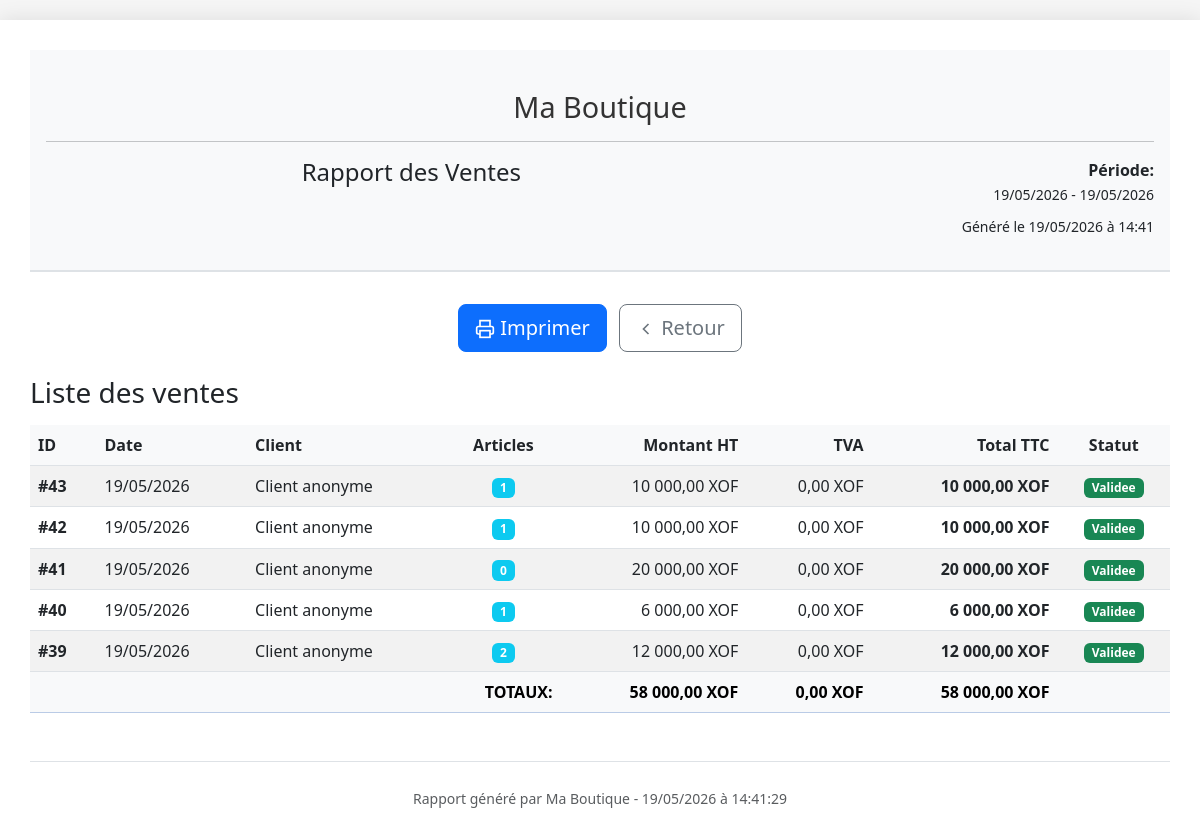
Screenshot of /rapport_affichage.php (signed in) with the database file from the repository.
### tables this page shows
CREATE TABLE `configuration` (
  `id_config` int(11) NOT NULL AUTO_INCREMENT,
  `nom_boutique` varchar(255) NOT NULL COMMENT 'Nom de la boutique/entreprise',
  `slogan` varchar(255) DEFAULT NULL COMMENT 'Slogan ou description courte',
  `logo` varchar(255) DEFAULT NULL COMMENT 'Chemin vers le fichier logo',
  `couleur_primaire` varchar(7) DEFAULT '#e6e64c' COMMENT 'Couleur principale (format HEX)',
  `couleur_secondaire` varchar(7) DEFAULT '#556a94' COMMENT 'Couleur secondaire (format HEX)',
  `adresse` text DEFAULT NULL COMMENT 'Adresse complète de l''entreprise',
  `telephone` varchar(100) DEFAULT NULL COMMENT 'Numéro(s) de téléphone',
  `email` varchar(255) DEFAULT NULL COMMENT 'Adresse email',
  `site_web` varchar(255) DEFAULT NULL COMMENT 'Site web de l''entreprise',
  `num_registre_commerce` varchar(100) DEFAULT NULL COMMENT 'Numéro d''enregistrement (RCCM, etc.)',
  `num_impot` varchar(100) DEFAULT NULL COMMENT 'Numéro fiscal/TVA',
  `devise` varchar(10) DEFAULT '$' COMMENT 'Symbole de la devise utilisée',
  `taux_tva` decimal(5,2) DEFAULT 0.00 COMMENT 'Taux de TVA par défaut (%)',
  `fuseau_horaire` varchar(50) DEFAULT 'Africa/Lubumbashi' COMMENT 'Fuseau horaire',
  `langue` varchar(10) DEFAULT 'fr' COMMENT 'Langue du système (fr, en, etc.)',
  `est_configure` tinyint(1) DEFAULT 0 COMMENT '0=Non configuré, 1=Configuré',
  `date_configuration` datetime DEFAULT NULL COMMENT 'Date de première configuration',
  `date_modification` timestamp NOT NULL DEFAULT current_timestamp() ON UPDATE current_timestamp(),
  `atelier_mode` tinyint(1) NOT NULL DEFAULT 0 COMMENT 'Activer le module Atelier Couture',
  `smtp_host` varchar(255) DEFAULT '' COMMENT 'H',
  `smtp_port` smallint(6) DEFAULT 587 COMMENT 'Port SMTP',
  `smtp_secure` varchar(10) DEFAULT 'tls' COMMENT 'tls ou ssl',
  `smtp_user` varchar(255) DEFAULT '' COMMENT 'Utilisateur SMTP',
  `smtp_pass` varchar(255) DEFAULT '' COMMENT 'Mot de passe SMTP',
  `smtp_from` varchar(255) DEFAULT '' COMMENT 'Email exp',
  `smtp_from_name` varchar(255) DEFAULT '' COMMENT 'Nom exp',
  `email_bilan` varchar(255) DEFAULT '' COMMENT 'Email destinataire bilan',
  `bilan_actif` tinyint(1) DEFAULT 0 COMMENT 'Activer envoi bilan journalier',
  PRIMARY KEY (`id_config`)
);

CREATE TABLE `ventes` (
  `id_vente` int(11) NOT NULL AUTO_INCREMENT,
  `numero_facture` varchar(50) NOT NULL COMMENT 'Numéro unique de la facture',
  `id_client` int(11) DEFAULT NULL COMMENT 'Client (NULL = vente comptoir)',
  `id_vendeur` int(11) NOT NULL COMMENT 'Vendeur/Caissier qui a effectué la vente',
  `montant_total` decimal(15,2) NOT NULL DEFAULT 0.00 COMMENT 'Montant total de la vente',
  `montant_ht` decimal(10,2) DEFAULT 0.00,
  `montant_remise` decimal(15,2) DEFAULT 0.00 COMMENT 'Remise accordée',
  `montant_tva` decimal(15,2) DEFAULT 0.00 COMMENT 'Montant TVA',
  `montant_paye` decimal(15,2) NOT NULL DEFAULT 0.00 COMMENT 'Montant payé par le client',
  `montant_rendu` decimal(15,2) DEFAULT 0.00 COMMENT 'Monnaie rendue',
  `mode_paiement` enum('especes','carte','mobile_money','cheque','credit') DEFAULT 'especes',
  `date_echeance` date DEFAULT NULL,
  `statut` enum('en_cours','validee','annulee') DEFAULT 'validee',
  `notes` text DEFAULT NULL COMMENT 'Notes ou observations',
  `date_vente` datetime DEFAULT current_timestamp() COMMENT 'Date et heure de la vente',
  `date_modification` timestamp NOT NULL DEFAULT current_timestamp() ON UPDATE current_timestamp(),
  `is_confection` tinyint(1) NOT NULL DEFAULT 0 COMMENT 'Commande de confection atelier',
  `type_confection` varchar(100) DEFAULT NULL COMMENT 'Type de confection (chemise, pantalon, boubou...)',
  PRIMARY KEY (`id_vente`),
  UNIQUE KEY `numero_facture` (`numero_facture`),
  UNIQUE KEY `unique_numero_facture` (`numero_facture`),
  KEY `idx_client` (`id_client`),
  KEY `idx_vendeur` (`id_vendeur`),
  KEY `idx_date` (`date_vente`),
  KEY `idx_statut` (`statut`),
  KEY `idx_ventes_date_statut` (`date_vente`,`statut`),
  KEY `idx_ventes_mode_paiement` (`mode_paiement`),
  KEY `idx_ventes_date_echeance` (`date_echeance`)
);

### config/database.php (called while the page is built, shortened)
<?php
require_once __DIR__ . '/config.php';
try {
    $dsn = "mysql:host=" . DB_HOST . ";dbname=" . DB_NAME . ";charset=" . DB_CHARSET;
    $options = [
        PDO::ATTR_ERRMODE => PDO::ERRMODE_EXCEPTION,
        PDO::ATTR_DEFAULT_FETCH_MODE => PDO::FETCH_ASSOC,
        PDO::ATTR_EMULATE_PREPARES => false,
        PDO::ATTR_PERSISTENT => false,
        PDO::MYSQL_ATTR_INIT_COMMAND => "SET NAMES " . DB_CHARSET
    ];
    $pdo = new PDO($dsn, DB_USER, DB_PASS, $options);
    function get_system_config() {
        global $pdo;
        try {
            $stmt = $pdo->query("SELECT * FROM configuration WHERE id_config = 1");
            return $stmt->fetch();
        } catch (PDOException $e) {
            error_log("Erreur get_system_config: " . $e->getMessage());
            return null;
        }
    }
    function db_query($sql, $params = []) {
        global $pdo;
        try {
            $stmt = $pdo->prepare($sql);
            $stmt->execute($params);
            return $stmt;
        } catch (PDOException $e) {
            error_log("Erreur SQL: " . $e->getMessage());
            throw $e;
        }
    }
    function db_fetch_all($sql, $params = []) {
        $stmt = db_query($sql, $params);
        return $stmt->fetchAll();
    }
} catch (PDOException $e) {
    $error_message = "Impossible de se connecter à la base de données.";
    error_log("Erreur de connexion PDO: " . $e->getMessage());
    if (defined('DEBUG_MODE') && DEBUG_MODE === true) {
        die_error($error_message . "<br><br><strong>Détails techniques :</strong><br>" . $e->getMessage());
    } else {
        die_error($error_message . "<br>Veuillez contacter l'administrateur système.");
    }
}

### protection_pages.php (called while the page is built, shortened)
<?php
require_once __DIR__ . '/config/database.php';
$config = get_system_config();
$nom_boutique = $config['nom_boutique'];
?>

### config/config.php (called while the page is built, shortened)
<?php
function e($string) {
    return htmlspecialchars($string ?? '', ENT_QUOTES, 'UTF-8');
}
function format_montant($montant, $devise = 'XOF') {
    return number_format($montant, 2, ',', ' ') . ' ' . $devise;
}

### rapport_affichage.php (the view, shortened to what this page needs)
<?php
require_once 'protection_pages.php';
$type = $_GET['type'] ?? 'ventes';
$date_debut = $_GET['date_debut'] ?? date('Y-m-d');
$date_fin = $_GET['date_fin'] ?? date('Y-m-d');
$periode = $_GET['periode'] ?? 'custom';
$titre = '';
$data = [];
switch ($type) {
    case 'ventes':
        $titre = 'Rapport des Ventes';
        $data = db_fetch_all("
            SELECT
                v.id_vente,
                v.date_vente,
                c.nom_client,
                v.montant_ht,
                v.montant_tva,
                v.montant_total,
                v.statut,
                COUNT(dv.id_detail) as nombre_articles
            FROM ventes v
            LEFT JOIN clients c ON v.id_client = c.id_client
            LEFT JOIN details_vente dv ON v.id_vente = dv.id_vente
            WHERE DATE(v.date_vente) BETWEEN ? AND ?
            GROUP BY v.id_vente
            ORDER BY v.date_vente DESC
        ", [$date_debut, $date_fin]);
        break;
}
?>
<!DOCTYPE html>
<html lang="fr">
<head>
    <link href="https://cdn.jsdelivr.net/npm/bootstrap@5.3.0/dist/css/bootstrap.min.css" rel="stylesheet">
</head>
<body>
    <div class="report-container">
        <div class="report-header">
            <div class="text-center mb-3">
                <h1 class="h2 mb-0"><?php echo e($nom_boutique); ?></h1>
            </div>
            <hr>
            <div class="row">
                <div class="col-md-8">
                    <h2 class="h4"><?php echo $titre; ?></h2>
                </div>
                <div class="col-md-4 text-end">
                    <div><strong>Période:</strong><br>
                        <small><?php echo date('d/m/Y', strtotime($date_debut)); ?> - <?php echo date('d/m/Y', strtotime($date_fin)); ?></small>
                    </div>
                    <div class="mt-2"><small>Généré le <?php echo date('d/m/Y à H:i'); ?></small></div>
                </div>
            </div>
        </div>
        <div class="text-center mb-4 no-print">
            <button onclick="window.print()" class="btn btn-primary btn-lg me-2">
                Imprimer
            </button>
            <a href="rapports.php?periode=<?php echo $periode; ?>&date_debut=<?php echo $date_debut; ?>&date_fin=<?php echo $date_fin; ?>" class="btn btn-outline-secondary btn-lg">
                <svg xmlns="http://www.w3.org/2000/svg" width="20" height="20" viewBox="0 0 24 24" fill="none" stroke="currentColor" stroke-width="2">
                    <polyline points="15 18 9 12 15 6"></polyline>
                </svg>
                Retour
            </a>
        </div>
        <?php if ($type === 'ventes'): ?>
            <h3 class="mb-3">Liste des ventes</h3>
            <?php if (empty($data)): ?>
                <div class="alert alert-info">Aucune vente enregistrée pour cette période</div>
            <?php else: ?>
                <table class="table table-striped table-hover">
                    <thead>
                        <tr>
                            <th>ID</th>
                            <th>Date</th>
                            <th>Client</th>
                            <th class="text-center">Articles</th>
                            <th class="text-end">Montant HT</th>
                            <th class="text-end">TVA</th>
                            <th class="text-end">Total TTC</th>
                            <th class="text-center">Statut</th>
                        </tr>
                    </thead>
                    <tbody>
                        <?php
                        $total_ht = 0;
                        $total_tva = 0;
                        $total_ttc = 0;
                        foreach ($data as $v):
                            $total_ht += $v['montant_ht'];
                            $total_tva += $v['montant_tva'];
                            $total_ttc += $v['montant_total'];
                        ?>
                        <tr>
                            <td><strong>#<?php echo $v['id_vente']; ?></strong></td>
                            <td><?php echo date('d/m/Y', strtotime($v['date_vente'])); ?></td>
                            <td><?php echo e($v['nom_client'] ?? 'Client anonyme'); ?></td>
                            <td class="text-center"><span class="badge bg-info"><?php echo $v['nombre_articles']; ?></span></td>
                            <td class="text-end"><?php echo format_montant($v['montant_ht']); ?></td>
                            <td class="text-end"><?php echo format_montant($v['montant_tva']); ?></td>
                            <td class="text-end"><strong><?php echo format_montant($v['montant_total']); ?></strong></td>
                            <td class="text-center">
                                <?php
                                $badge = match($v['statut']) {
                                    'validee' => 'bg-success',
                                    'brouillon' => 'bg-warning',
                                    'annulee' => 'bg-danger',
                                    default => 'bg-secondary'
                                };
                                ?>
                                <span class="badge <?php echo $badge; ?>"><?php echo ucfirst($v['statut']); ?></span>
                            </td>
                        </tr>
                        <?php endforeach; ?>
                    </tbody>
                    <tfoot>
                        <tr class="table-primary fw-bold">
                            <th colspan="4" class="text-end">TOTAUX:</th>
                            <th class="text-end"><?php echo format_montant($total_ht); ?></th>
                            <th class="text-end"><?php echo format_montant($total_tva); ?></th>
                            <th class="text-end"><?php echo format_montant($total_ttc); ?></th>
                            <th></th>
                        </tr>
                    </tfoot>
                </table>
            <?php endif; ?>
        <?php endif; ?>
        <div class="text-center mt-5 pt-4 border-top">
            <p class="text-muted mb-0">
                <small>Rapport généré par <?php echo e($nom_boutique); ?> - <?php echo date('d/m/Y à H:i:s'); ?></small>
            </p>
        </div>
    </div>
</body>
</html>

### rapport_affichage.php (style rules this page uses)
body { background: #f5f5f5; font-family: 'Segoe UI', Tahoma, Geneva, Verdana, sans-serif; }
.report-container { max-width: 1200px; margin: 20px auto; background: white; box-shadow: 0 0 20px rgba(0,0,0,0.1); padding: 30px; }
.report-header { background: #f8f9fa; padding: 2rem 1rem; border-bottom: 2px solid #dee2e6; text-align: center; margin-bottom: 2rem; }
.report-header h1 { margin: 0.5rem 0; color: #333; font-size: 1.8rem; }
.table th { background-color: #f8f9fa; font-weight: 600; }

### rows the page displays
configuration: nom_boutique "Ma Boutique"
ventes: id_vente "43", date_vente "19/05/2026", nom_client "Client anonyme", nombre_articles "1", montant_ht "10 000,00 XOF", montant_tva "0,00 XOF", montant_total "10 000,00 XOF", statut "Validee"
ventes: id_vente "42", date_vente "19/05/2026", nom_client "Client anonyme", nombre_articles "1", montant_ht "10 000,00 XOF", montant_tva "0,00 XOF", montant_total "10 000,00 XOF", statut "Validee"
ventes: id_vente "41", date_vente "19/05/2026", nom_client "Client anonyme", nombre_articles "0", montant_ht "20 000,00 XOF", montant_tva "0,00 XOF", montant_total "20 000,00 XOF", statut "Validee"
ventes: id_vente "40", date_vente "19/05/2026", nom_client "Client anonyme", nombre_articles "1", montant_ht "6 000,00 XOF", montant_tva "0,00 XOF", montant_total "6 000,00 XOF", statut "Validee"
ventes: id_vente "39", date_vente "19/05/2026", nom_client "Client anonyme", nombre_articles "2", montant_ht "12 000,00 XOF", montant_tva "0,00 XOF", montant_total "12 000,00 XOF", statut "Validee"

### other values shown
$titre "Rapport des Ventes"
date('d/m/Y', strtotime($date_debut)) "19/05/2026"
date('d/m/Y', strtotime($date_fin)) "19/05/2026"
format_montant($total_ht) "58 000,00 XOF"
format_montant($total_tva) "0,00 XOF"
format_montant($total_ttc) "58 000,00 XOF"
